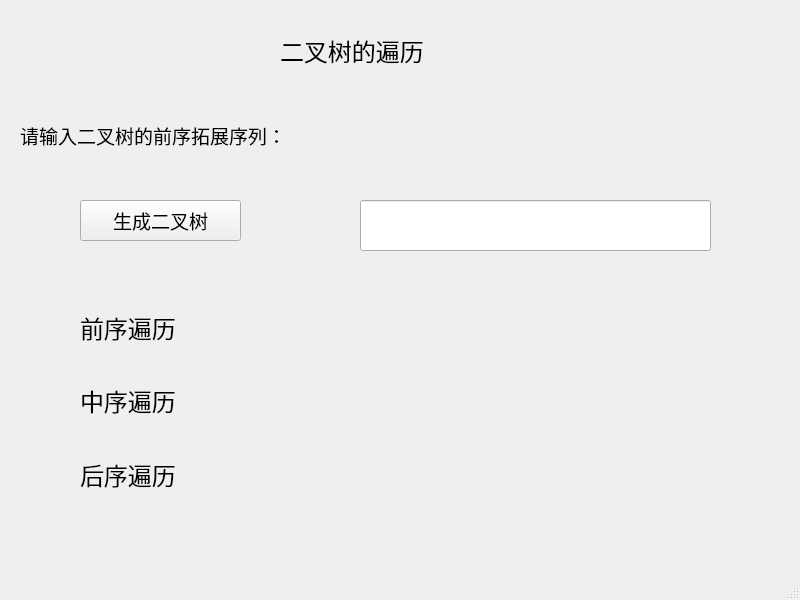
<?xml version="1.0" encoding="UTF-8"?>
<ui version="4.0">
 <class>MainWindow</class>
 <widget class="QMainWindow" name="MainWindow">
  <property name="geometry">
   <rect>
    <x>0</x>
    <y>0</y>
    <width>800</width>
    <height>600</height>
   </rect>
  </property>
  <property name="windowTitle">
   <string>二叉树的多种遍历算法</string>
  </property>
  <property name="windowIcon">
   <iconset>
    <normaloff>D:/ljh35/图片/大萌神.png</normaloff>D:/ljh35/图片/大萌神.png</iconset>
  </property>
  <widget class="QWidget" name="centralwidget">
   <widget class="QLabel" name="label">
    <property name="geometry">
     <rect>
      <x>280</x>
      <y>20</y>
      <width>201</width>
      <height>61</height>
     </rect>
    </property>
    <property name="font">
     <font>
      <family>Arial</family>
      <pointsize>18</pointsize>
     </font>
    </property>
    <property name="text">
     <string>二叉树的遍历</string>
    </property>
   </widget>
   <widget class="QLabel" name="label_2">
    <property name="geometry">
     <rect>
      <x>20</x>
      <y>120</y>
      <width>321</width>
      <height>31</height>
     </rect>
    </property>
    <property name="font">
     <font>
      <family>Arial</family>
      <pointsize>14</pointsize>
     </font>
    </property>
    <property name="text">
     <string>请输入二叉树的前序拓展序列：</string>
    </property>
   </widget>
   <widget class="QPushButton" name="pushButton">
    <property name="geometry">
     <rect>
      <x>80</x>
      <y>200</y>
      <width>161</width>
      <height>41</height>
     </rect>
    </property>
    <property name="font">
     <font>
      <family>Arial</family>
      <pointsize>14</pointsize>
     </font>
    </property>
    <property name="text">
     <string>生成二叉树</string>
    </property>
   </widget>
   <widget class="QWidget" name="verticalLayoutWidget">
    <property name="geometry">
     <rect>
      <x>80</x>
      <y>290</y>
      <width>122</width>
      <height>221</height>
     </rect>
    </property>
    <layout class="QVBoxLayout" name="verticalLayout">
     <property name="spacing">
      <number>0</number>
     </property>
     <item>
      <widget class="QLabel" name="label_3">
       <property name="font">
        <font>
         <family>Arial</family>
         <pointsize>18</pointsize>
        </font>
       </property>
       <property name="text">
        <string>前序遍历</string>
       </property>
      </widget>
     </item>
     <item>
      <widget class="QLabel" name="label_4">
       <property name="font">
        <font>
         <family>Arial</family>
         <pointsize>18</pointsize>
        </font>
       </property>
       <property name="text">
        <string>中序遍历</string>
       </property>
      </widget>
     </item>
     <item>
      <widget class="QLabel" name="label_5">
       <property name="font">
        <font>
         <family>Arial</family>
         <pointsize>18</pointsize>
        </font>
       </property>
       <property name="text">
        <string>后序遍历</string>
       </property>
      </widget>
     </item>
    </layout>
   </widget>
   <widget class="QLineEdit" name="lineEdit">
    <property name="geometry">
     <rect>
      <x>360</x>
      <y>200</y>
      <width>351</width>
      <height>51</height>
     </rect>
    </property>
    <property name="font">
     <font>
      <family>Arial</family>
      <pointsize>14</pointsize>
     </font>
    </property>
    <property name="text">
     <string/>
    </property>
   </widget>
   <widget class="QWidget" name="verticalLayoutWidget_2">
    <property name="geometry">
     <rect>
      <x>280</x>
      <y>290</y>
      <width>461</width>
      <height>211</height>
     </rect>
    </property>
    <layout class="QVBoxLayout" name="verticalLayout_3">
     <item>
      <widget class="QLabel" name="label_6">
       <property name="font">
        <font>
         <family>Arial</family>
         <pointsize>14</pointsize>
        </font>
       </property>
       <property name="text">
        <string/>
       </property>
      </widget>
     </item>
     <item>
      <widget class="QLabel" name="label_7">
       <property name="font">
        <font>
         <family>Arial</family>
         <pointsize>14</pointsize>
        </font>
       </property>
       <property name="text">
        <string/>
       </property>
      </widget>
     </item>
     <item>
      <widget class="QLabel" name="label_8">
       <property name="font">
        <font>
         <family>Arial</family>
         <pointsize>14</pointsize>
        </font>
       </property>
       <property name="frameShadow">
        <enum>QFrame::Sunken</enum>
       </property>
       <property name="lineWidth">
        <number>3</number>
       </property>
       <property name="text">
        <string/>
       </property>
      </widget>
     </item>
    </layout>
   </widget>
  </widget>
  <widget class="QMenuBar" name="menubar">
   <property name="geometry">
    <rect>
     <x>0</x>
     <y>0</y>
     <width>800</width>
     <height>26</height>
    </rect>
   </property>
  </widget>
  <widget class="QStatusBar" name="statusbar"/>
 </widget>
 <resources/>
 <connections/>
</ui>
